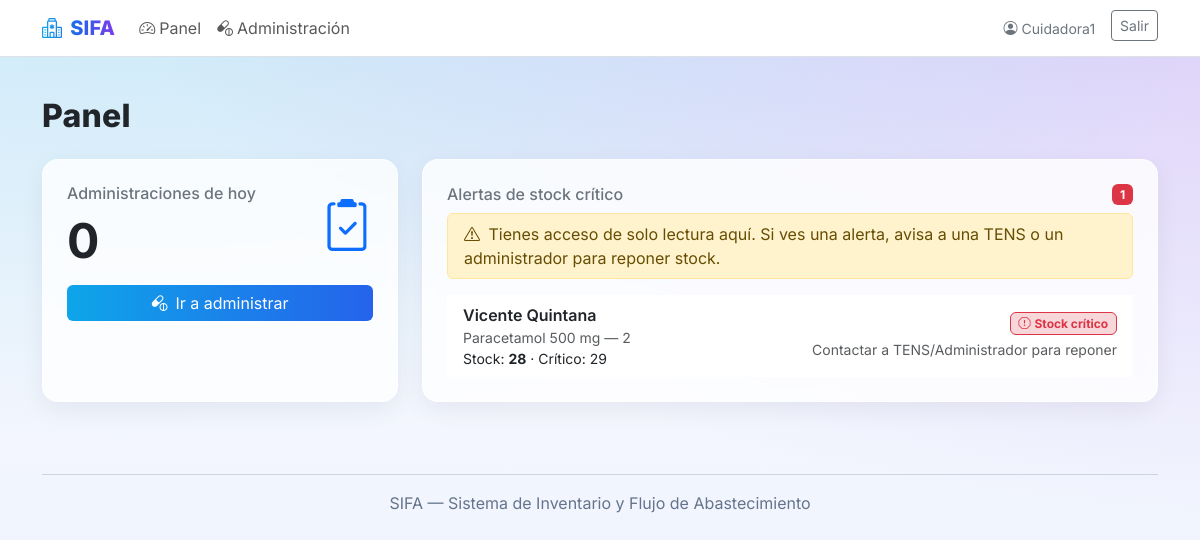
/dashboard/ (signed in), run on an earlier commit of the app's database.
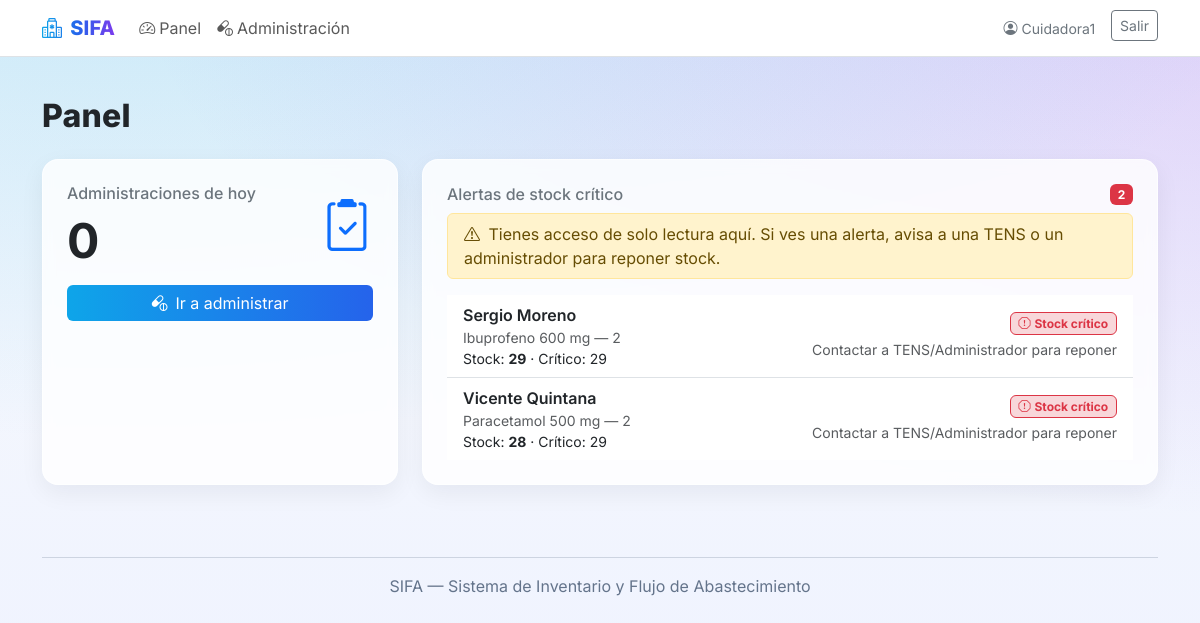
And on a later commit of the database.
### landing/models.py (models this page shows, shortened)
class OrdenMedicamento(models.Model):
    receta = models.ForeignKey(Receta, on_delete=models.CASCADE, related_name="ordenes")
    producto = models.ForeignKey(Producto, on_delete=models.PROTECT)
    dosis = models.CharField(max_length=60)  # ej: "1 tableta", "5 ml"
    via = models.CharField(max_length=40, blank=True)
    indicaciones = models.TextField(blank=True)
    activo = models.BooleanField(default=True)
    stock_asignado = models.PositiveIntegerField(default=0)  # stock actual
    stock_critico = models.PositiveIntegerField(default=0)
    alerta_enviada = models.BooleanField(default=False)

class Receta(models.Model):
    residente = models.ForeignKey(Residente, on_delete=models.CASCADE, related_name="recetas")
    medico = models.ForeignKey(settings.AUTH_USER_MODEL, on_delete=models.PROTECT)
    inicio = models.DateField()
    fin = models.DateField(null=True, blank=True)
    observaciones = models.TextField(blank=True)
    activa = models.BooleanField(default=True)
    creada_en = models.DateTimeField(auto_now_add=True)

class Residente(models.Model):
    class Sexo(models.TextChoices):
        M = "M", "Masculino"
        F = "F", "Femenino"
        O = "O", "Otro/ND"
    nombre_completo = models.CharField(max_length=160)
    rut = models.CharField(max_length=20, unique=True)
    fecha_nacimiento = models.DateField(null=True, blank=True)
    sexo = models.CharField(max_length=1, choices=Sexo.choices, default=Sexo.O)
    alergias = models.TextField(blank=True)
    activo = models.BooleanField(default=True)

class Producto(models.Model):
    nombre = models.CharField(max_length=160)
    potencia = models.CharField(max_length=60, blank=True)  # ej: 500 mg
    forma = models.CharField(max_length=40, blank=True)     # tableta, jarabe, etc.

### landing/views.py (the view)
# urls.py: path('dashboard/', views.dashboard, name='dashboard'),
@login_required
@staff_view_required
def dashboard(request):
    hoy = timezone.localdate()
    admins_hoy = Administracion.objects.filter(programada_para__date=hoy).count()
    criticos = (
        OrdenMedicamento.objects
        .select_related('receta__residente', 'producto')
        .filter(activo=True, stock_asignado__lte=F('stock_critico'))
        .order_by('receta__residente__nombre_completo')
    )
    return render(request, 'landing/dashboard.html', {
        'admins_hoy': admins_hoy,
        'criticos': criticos,
    })

### landing/roles.py (called while the page is built)
def is_admin(user):
    return user.is_authenticated and (user.is_superuser or user.groups.filter(name=ADMIN_GROUP).exists())

def is_cuidadora(user):
    return user.is_authenticated and user.groups.filter(name=CUIDADORA_GROUP).exists()

def is_tens(user):
    return user.is_authenticated and user.groups.filter(name=TENS_GROUP).exists()

def _require_role(test_func):
    def decorator(view_func):
        @wraps(view_func)
        def _wrapped(request, *args, **kwargs):
            u = request.user
            if not u.is_authenticated:
                return redirect_to_login(request.get_full_path(), login_url='login')
            if test_func(u):
                return view_func(request, *args, **kwargs)
            raise PermissionDenied
        return _wrapped
    return decorator

### landing/templatetags/roles_tags.py (called while the page is built)
@register.filter(name='is_admin')
def is_admin_filter(user):
    return _is_admin(user)

@register.filter(name='is_cuidadora')
def is_cuidadora_filter(user):
    return _is_cuidadora(user)

@register.filter(name='is_tens')
def is_tens_filter(user):
    return _is_tens(user)

### landing/templates/landing/dashboard.html (shortened to what this page needs)
{% extends 'base.html' %}
{% load roles_tags %}
{% block content %}
<div class="container py-4">
  <h2 class="page-title mb-4">Panel</h2>
  <div class="row g-4">
    <div class="col-lg-4">
      <div class="glass-card p-4 h-100">
        <div class="d-flex align-items-center justify-content-between">
          <div>
            <div class="h6 text-secondary">Administraciones de hoy</div>
            <div class="display-5 fw-bold">{{ admins_hoy }}</div>
          </div>
          <i class="bi bi-clipboard2-check text-primary" style="font-size:52px"></i>
        </div>
        <a class="btn btn-gradient mt-3 w-100" href="{% url 'admin_list_hoy' %}">
          <i class="bi bi-capsule-pill me-2"></i>Ir a administrar
        </a>
      </div>
    </div>
    <div class="col-lg-8">
      <div class="glass-card p-4">
        <div class="d-flex align-items-center justify-content-between mb-2">
          <div class="h6 text-secondary mb-0">Alertas de stock crítico</div>
          {% if criticos %}<span class="badge bg-danger">{{ criticos|length }}</span>{% endif %}
        </div>
        {% if request.user|is_cuidadora and criticos %}
          <div class="alert alert-warning py-2 mb-3">
            <i class="bi bi-exclamation-triangle me-1"></i>
            Tienes acceso de solo lectura aquí. Si ves una alerta, avisa a una TENS o un administrador para reponer stock.
          </div>
        {% endif %}
        {% if criticos %}
          <div class="list-group list-group-flush">
            {% for o in criticos %}
              <div class="list-group-item d-flex justify-content-between align-items-center">
                <div>
                  <div class="fw-semibold">{{ o.receta.residente.nombre_completo }}</div>
                  <div class="text-muted small">
                    {{ o.producto.nombre }} {{ o.producto.potencia }} — {{ o.dosis }}
                  </div>
                  <div class="small">
                    Stock: <span class="fw-bold">{{ o.stock_asignado }}</span>
                    · Crítico: {{ o.stock_critico }}
                  </div>
                </div>
                {% if request.user|is_admin or request.user|is_tens %}
                  <form method="post" action="{% url 'orden_restock' o.id %}"
                        class="d-flex align-items-center gap-2 flex-wrap justify-content-end">
                    {% csrf_token %}
                    <div class="input-group input-group-sm" style="width: 220px;">
                      <input type="number" name="sumar" min="1" class="form-control" placeholder="+ unidades">
                      <button class="btn btn-success">
                        <i class="bi bi-plus-circle me-1"></i>Reponer
                      </button>
                    </div>
                    <div class="d-flex gap-1">
                      <button class="btn btn-outline-secondary btn-sm quick-add" data-add="5" type="button">+5</button>
                      <button class="btn btn-outline-secondary btn-sm quick-add" data-add="10" type="button">+10</button>
                      <button class="btn btn-outline-secondary btn-sm quick-add" data-add="30" type="button">+30</button>
                    </div>
                  </form>
                {% else %}
                  <div class="d-flex flex-column align-items-end text-end">
                    <span class="badge bg-danger-subtle text-danger border border-danger small">
                      <i class="bi bi-exclamation-octagon me-1"></i>Stock crítico
                    </span>
                    <small class="text-muted mt-1">Contactar a TENS/Administrador para reponer</small>
                  </div>
                {% endif %}
              </div>
            {% endfor %}
          </div>
        {% else %}
          <div class="text-secondary">Todo en orden. No hay alertas de stock.</div>
        {% endif %}
      </div>
    </div>
  </div>
</div>
{% endblock %}

What changed in the data, as far as the page shows it:
added OrdenMedicamento: receta.residente.nombre_completo "Sergio Moreno", producto.nombre "Ibuprofeno", producto.potencia "600 mg", dosis "2", stock_asignado "29", stock_critico "29"
Also different on the page:
{{ criticos|length }}: "1" → "2"
